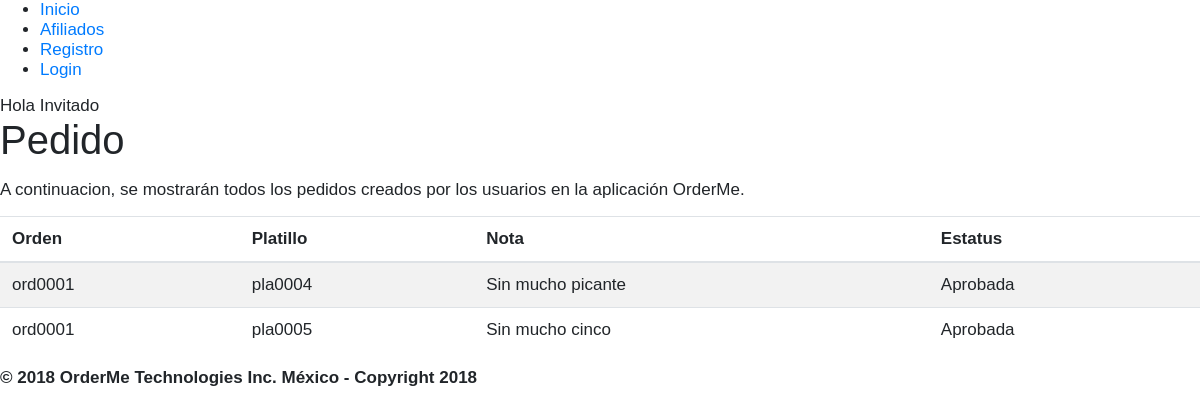
/pedido.php, run on the app's committed database.
### tables this page shows
create table Pedido(
	id_orden varchar(7),
    id_platillo varchar(7),
    nota varchar(200) not null,
    estatus varchar(20) not null,
    constraint pk_pedido primary key (id_orden,id_platillo),
    constraint fk_orden foreign key (id_orden) references Orden(id_orden) on delete cascade on update cascade,
    constraint fk_platillo3 foreign key (id_platillo) references Platillo(id_platillo) on delete cascade on update cascade
);

### pedido.php (the view, shortened to what this page needs)
<!DOCTYPE html>
<html>
<head>
  <?php include('includes/links.php'); ?>
</head>
<?php
  include('includes/global.php');
?>
<body>
<div class="contenedor">
  <h1 class="courgete">Pedido</h1>
  <p class="centrado">A continuacion, se mostrarán todos los pedidos creados por los usuarios en la aplicación OrderMe.</p>
  <div class="table-responsive">
    <table class="table table-striped">
        <thead>
          <tr>
            <th>Orden</th>
            <th>Platillo</th>
            <th>Nota</th>
            <th>Estatus</th>
          </tr>
        </thead>
        <tbody>
          <?php
            include('connectmysql.php');
            $sqldata= mysqli_query($dbcon,"call VerPedido()");
            while($row=mysqli_fetch_array($sqldata,MYSQLI_NUM)){
              echo "<tr><td>";
              echo utf8_encode($row[0]);
              echo "</td><td>";
              echo utf8_encode($row[1]);
              echo "</td><td>";
              echo utf8_encode($row[2]);
              echo "</td><td>";
              echo utf8_encode($row[3]);
              echo "</td>";
            }
          ?>
        </tbody>
      </table>
  </div>
</div>
</body>
</html>

### comun/css/estilos.css (style rules this page uses)
body { font: 100% sans-serif; font-size: 1.0625em; }
p { width: 80%; }

### data on the page
pedido: id_orden "ord0001", id_platillo "pla0004", nota "Sin mucho picante", estatus "Aprobada"
pedido: id_orden "ord0001", id_platillo "pla0005", nota "Sin mucho cinco", estatus "Aprobada"
